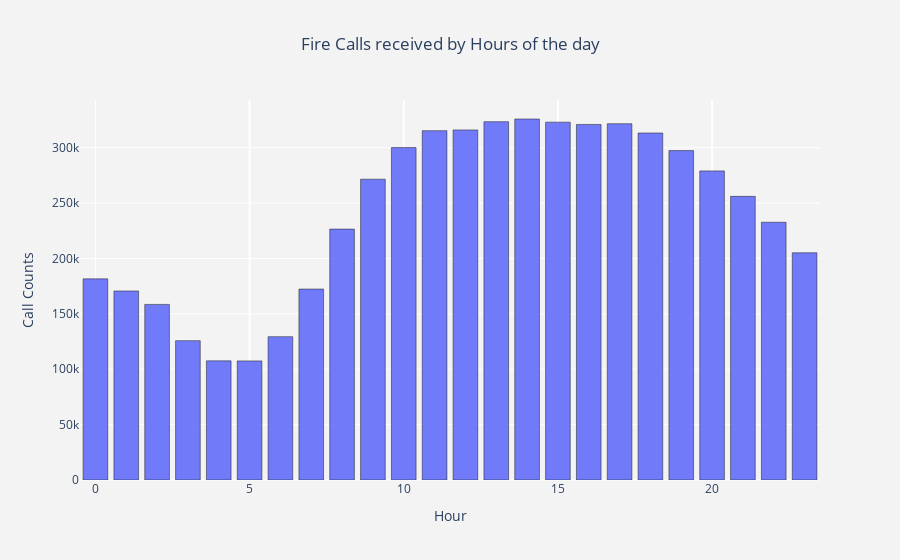

Notebook code for this chart:
### Markdown cell above
## Fire Calls received by hours

### Code cell
tg_ch  = pd.DatetimeIndex(df['Received DtTm']).hour.value_counts().reset_index()
tg_ch.columns  = ["Incident_Hours","count"]

trace1 = go.Bar(x = tg_ch["Incident_Hours"]  , y = tg_ch["count"],
                name = "Calls by Hours",
                marker = dict(line = dict(width = .5,color = "black")),
                opacity = .9)

layout = go.Layout(dict(title = "Fire Calls received by Hours of the day", title_x=0.5,
                        plot_bgcolor  = "rgb(243,243,243)",
                        paper_bgcolor = "rgb(243,243,243)",
                        xaxis = dict(gridcolor = 'rgb(255, 255, 255)',
                                     title = "Hour",
                                     zerolinewidth=1,ticklen=5,gridwidth=2),
                        yaxis = dict(gridcolor = 'rgb(255, 255, 255)',
                                     title = "Call Counts",
                                     zerolinewidth=1,ticklen=5,gridwidth=1),
                       )
                  )

data = [trace1]
fig  = go.Figure(data=data,layout=layout)
py.iplot(fig)

### Figure 1 — Plotly figure (JSON) as saved in the notebook; plotly's stock layout.template omitted (floating-point values rounded to 4 significant figures)
{"data": [{"marker": {"line": {"color": "black", "width": 0.5}}, "name": "Calls by Hours", "opacity": 0.9, "type": "bar", "x": [14, 13, 15, 17, 16, 12, 11, 18, 10, 19, 20, 9, 21, 22, 8, 23, 0, 7, 1, 2, 6, 3, 4, 5], "y": [325923, 323514, 323076, 321679, 321010, 316058, 315393, 313301, 300158, 297391, 279076, 271576, 256082, 232700, 226525, 205148, 181590, 172385, 170671, 158540, 129395, 125805, 107602, 107536]}], "layout": {"paper_bgcolor": "rgb(243,243,243)", "plot_bgcolor": "rgb(243,243,243)", "title": {"text": "Fire Calls received by Hours of the day", "x": 0.5}, "xaxis": {"gridcolor": "rgb(255, 255, 255)", "gridwidth": 2, "ticklen": 5, "title": {"text": "Hour"}, "zerolinewidth": 1}, "yaxis": {"gridcolor": "rgb(255, 255, 255)", "gridwidth": 1, "ticklen": 5, "title": {"text": "Call Counts"}, "zerolinewidth": 1}}}
